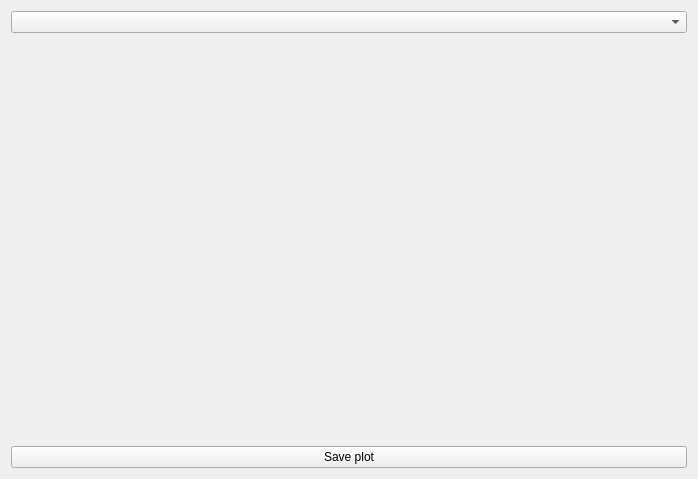
<?xml version="1.0" encoding="UTF-8"?>
<ui version="4.0">
 <class>TubeView</class>
 <widget class="QWidget" name="TubeView">
  <property name="geometry">
   <rect>
    <x>0</x>
    <y>0</y>
    <width>698</width>
    <height>479</height>
   </rect>
  </property>
  <property name="windowTitle">
   <string>Tubes View</string>
  </property>
  <layout class="QVBoxLayout" name="verticalLayout">
   <item>
    <widget class="QComboBox" name="comboBox_mode"/>
   </item>
   <item>
    <widget class="QwtPlot" name="qwtPlot_tube"/>
   </item>
   <item>
    <widget class="QPushButton" name="pushButton_save">
     <property name="text">
      <string>Save plot</string>
     </property>
    </widget>
   </item>
  </layout>
 </widget>
 <customwidgets>
  <customwidget>
   <class>QwtPlot</class>
   <extends>QFrame</extends>
   <header>qwt_plot.h</header>
  </customwidget>
 </customwidgets>
 <resources/>
 <connections/>
</ui>
